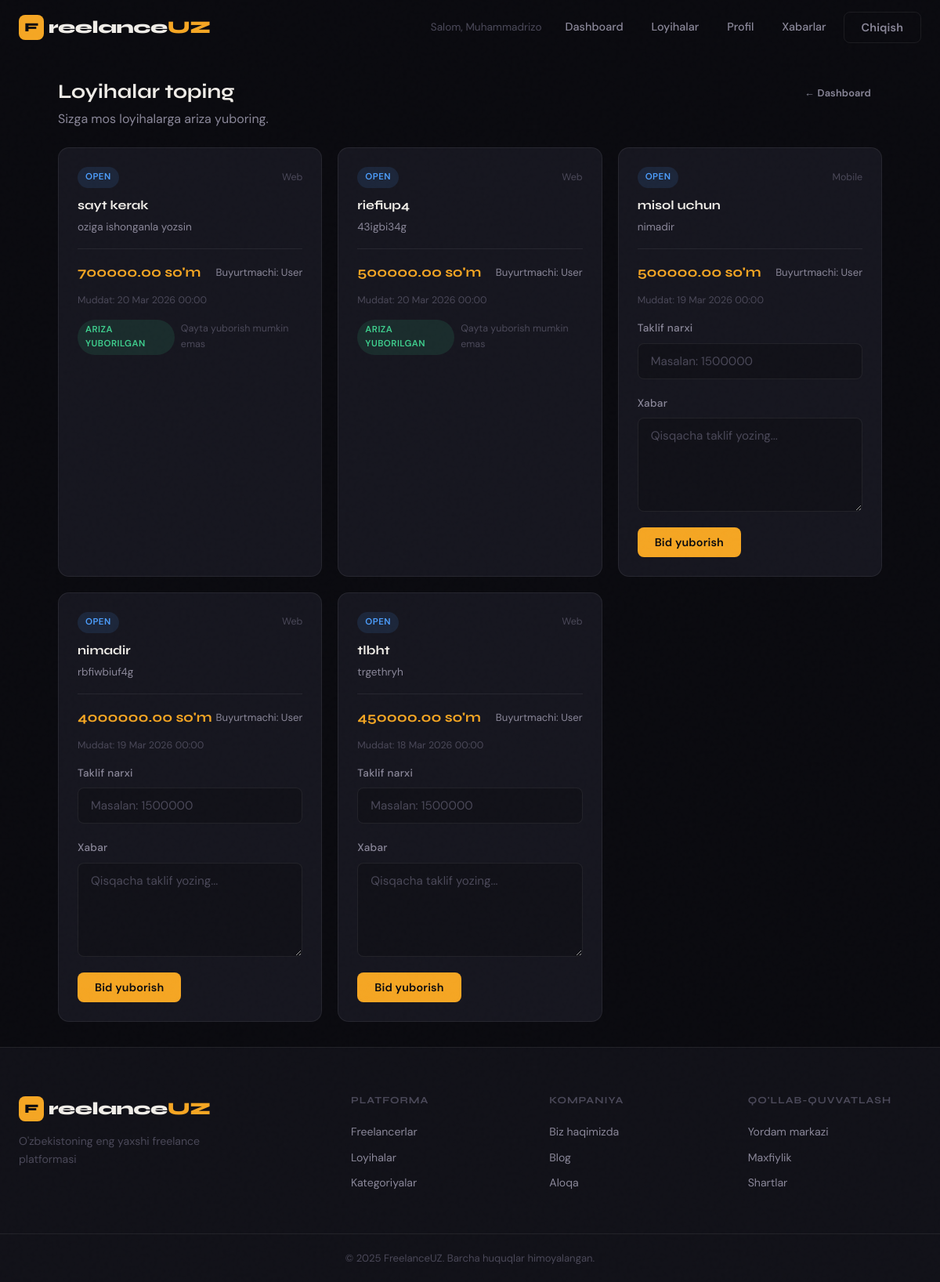
/projects/ (signed in), run on the app's committed database.
### users/models.py (models this page shows, shortened)
class CustomUser(AbstractUser, TimeStamped):
    class Role(models.TextChoices):
        CLIENT = 'client', 'Client'
        FREELANCER = 'freelancer', 'Freelancer'
    role = models.CharField(max_length=13, choices=Role.choices, default=Role.CLIENT)
    bio = models.TextField(blank=True)
    avatar = models.ImageField(upload_to="users/avatar/", blank=True, null=True)
    phone = models.CharField(max_length=20, blank=True, null=True, unique=True)
    title = models.CharField(max_length=120, blank=True)
    location = models.CharField(max_length=120, blank=True)
    website = models.URLField(blank=True)
    telegram = models.CharField(max_length=64, blank=True)
    hourly_rate = models.DecimalField(max_digits=12, decimal_places=2, null=True, blank=True)
    cover_photo = models.ImageField(upload_to="users/cover/", blank=True, null=True)
    is_verified = models.BooleanField(default=False)
    is_online = models.BooleanField(default=False)
    categories = models.ManyToManyField("Category", blank=True, related_name="users")

### service/models.py (models this page shows, shortened)
class Project(TimeStamped):
    class StatusChoices(models.TextChoices):
        OPEN = "Open", "open"
        IN_PROGRESS = "In progress", "in_progress"
        COMPLETED = "Completed", "completed"
        CANCELLED = "Cancelled", "cancelled"
    title = models.CharField(max_length=256)
    description = models.TextField()
    category = models.CharField(max_length=120, blank=True)
    budget = models.DecimalField(max_digits=13, decimal_places=2)
    deadline = models.DateTimeField()
    client = models.ForeignKey(CustomUser, on_delete=models.CASCADE, related_name="projects")
    progress = models.PositiveSmallIntegerField(default=0)
    status = models.CharField(max_length=12, choices=StatusChoices.choices, default=StatusChoices.OPEN)

### service/views.py (the view)
# urls.py: path("", ProjectListView.as_view(), name="project_list"),
class ProjectListView(LoginRequiredMixin, View):
    login_url = "login"
    def dispatch(self, request, *args, **kwargs):
        if request.user.role != CustomUser.Role.FREELANCER:
            return redirect("home")
        return super().dispatch(request, *args, **kwargs)
    def get(self, request):
        projects = (
            Project.objects.filter(status=Project.StatusChoices.OPEN)
            .select_related("client")
            .order_by("-created_at")
        )
        bid_project_ids = set(
            Bid.objects.filter(freelancer=request.user, project__in=projects).values_list("project_id", flat=True)
        )
        context = {
            "projects": projects,
            "bid_project_ids": bid_project_ids,
        }
        return render(request, "project_list.html", context)

### templates/project_list.html (shortened to what this page needs)
{% extends 'base.html' %}
{% load static %}
{% block content %}
<div style="max-width:1100px;margin:0 auto;padding:32px 24px;">
  <div style="display:flex;align-items:flex-start;justify-content:space-between;gap:16px;flex-wrap:wrap;margin-bottom:24px;">
    <div>
      <h1 style="font-size:1.6rem;margin-bottom:6px;">Loyihalar toping</h1>
      <p style="color:var(--text-secondary);">Sizga mos loyihalarga ariza yuboring.</p>
    </div>
    <a href="{% url 'home' %}" class="btn btn-ghost btn-sm">← Dashboard</a>
  </div>
  {% if projects %}
    <div class="projects-grid">
      {% for project in projects %}
        <div class="project-card animate-in">
          <div class="project-card-content">
            <div style="display:flex;align-items:center;justify-content:space-between;margin-bottom:12px;">
              <span class="badge badge-info">{{ project.get_status_display }}</span>
              <span style="font-size:0.78rem;color:var(--text-muted);">{{ project.category|default:"Kategoriya" }}</span>
            </div>
            <h3 class="project-title">{{ project.title }}</h3>
            <p class="project-desc">{{ project.description|truncatewords:20 }}</p>
            <div class="project-meta">
              <span class="project-budget">{{ project.budget }} so'm</span>
              <div style="font-size:0.82rem;color:var(--text-secondary);">
                Buyurtmachi: {{ project.client.get_full_name|default:project.client.username }}
              </div>
            </div>
            <div style="margin-top:12px;font-size:0.78rem;color:var(--text-muted);">
              Muddat: {{ project.deadline|date:"d M Y H:i" }}
            </div>
            {% if project.id in bid_project_ids %}
              <div style="margin-top:14px;display:flex;align-items:center;gap:8px;">
                <span class="badge badge-success">Ariza yuborilgan</span>
                <span style="font-size:0.78rem;color:var(--text-muted);">Qayta yuborish mumkin emas</span>
              </div>
            {% else %}
              <form method="post" action="{% url 'project_bid' project.id %}" style="margin-top:14px;">
                <div class="form-group">
                  <label class="form-label">Taklif narxi</label>
                  <input type="number" name="price" step="0.01" class="form-control" placeholder="Masalan: 1500000" required>
                </div>
                <div class="form-group">
                  <label class="form-label">Xabar</label>
                  <textarea name="message" class="form-control" rows="3" placeholder="Qisqacha taklif yozing..." required></textarea>
                </div>
                <button type="submit" class="btn btn-primary">Bid yuborish</button>
              </form>
            {% endif %}
          </div>
        </div>
      {% endfor %}
    </div>
  {% else %}
    <div class="empty-state">
      <div class="empty-icon">🔎</div>
      <h3>Hozircha ochiq loyihalar yo'q</h3>
      <p>Yaqin orada yangi loyihalar qo'shiladi.</p>
    </div>
  {% endif %}
</div>
{% endblock %}

### templates/base.html (shortened to what this page needs)
<!DOCTYPE html>
<html lang="uz">
<head>
    {% load static %}
    <link rel="stylesheet" href="{% static 'css/main.css' %}">
</head>
<body class="{% block body_class %}{% endblock %}">
<nav class="navbar" id="navbar">
    <div class="nav-container">
        <a href="{% url 'home' %}" class="nav-logo">
            <span class="logo-mark">F</span>
            <span class="logo-text">reelance<em>UZ</em></span>
        </a>
        <div class="nav-links">
            {% if user.is_authenticated %}
                <span class="nav-greeting">Salom, {{ user.first_name|default:user.username }}</span>
                <a href="{% url 'home' %}" class="nav-link">Dashboard</a>
                {% if user.role == 'freelancer' %}
                    <a href="{% url 'project_list' %}" class="nav-link">Loyihalar</a>
                {% endif %}
                <a href="{% url 'profile' %}" class="nav-link">Profil</a>
                <a href="{% url 'chat' %}" class="nav-link">Xabarlar</a>
                <form action="{% url 'logout' %}" method="post" class="logout-form">
                    <button type="submit" class="btn btn-outline">Chiqish</button>
                </form>
            {% else %}
                <a href="{% url 'login' %}" class="nav-link">Kirish</a>
                <a href="{% url 'signup' %}" class="btn btn-primary">Ro'yxatdan o'tish</a>
            {% endif %}
        </div>
    </div>
</nav>
<main class="main-content">
    {% block content %}{% endblock %}
</main>
<footer class="footer">
    <div class="footer-container">
        <div class="footer-brand">
            <a href="{% url 'home' %}" class="nav-logo">
                <span class="logo-mark">F</span>
                <span class="logo-text">reelance<em>UZ</em></span>
            </a>
            <p>O'zbekistoning eng yaxshi freelance platformasi</p>
        </div>
        <div class="footer-links">
            <div class="footer-col">
                <h4>Platforma</h4>
                <a href="{% url 'home' %}">Freelancerlar</a>
                <a href="{% url 'home' %}">Loyihalar</a>
                <a href="{% url 'home' %}">Kategoriyalar</a>
            </div>
            <div class="footer-col">
                <h4>Kompaniya</h4>
                <a href="{% url 'home' %}">Biz haqimizda</a>
                <a href="{% url 'home' %}">Blog</a>
                <a href="{% url 'home' %}">Aloqa</a>
            </div>
            <div class="footer-col">
                <h4>Qo'llab-quvvatlash</h4>
                <a href="{% url 'home' %}">Yordam markazi</a>
                <a href="{% url 'home' %}">Maxfiylik</a>
                <a href="{% url 'home' %}">Shartlar</a>
            </div>
        </div>
    </div>
    <div class="footer-bottom">
        <p>© 2025 FreelanceUZ. Barcha huquqlar himoyalangan.</p>
    </div>
</footer>
</body>
</html>

### data on the page
CustomUser: first_name "Muhammadrizo"
Project: status "OPEN", category "Web", title "sayt kerak", description "oziga ishonganla yozsin", budget "700000.00", client.get_full_name "User", deadline "20 Mar 2026 00:00", shows "ARIZA YUBORILGAN"
Project: status "OPEN", category "Web", title "riefiup4", description "43igbi34g", budget "500000.00", client.get_full_name "User", deadline "20 Mar 2026 00:00", shows "ARIZA YUBORILGAN"
Project: status "OPEN", category "Mobile", title "misol uchun", description "nimadir", budget "500000.00", client.get_full_name "User", deadline "19 Mar 2026 00:00"
Project: status "OPEN", category "Web", title "nimadir", description "rbfiwbiuf4g", budget "4000000.00", client.get_full_name "User", deadline "19 Mar 2026 00:00"
Project: status "OPEN", category "Web", title "tlbht", description "trgethryh", budget "450000.00", client.get_full_name "User", deadline "18 Mar 2026 00:00"
